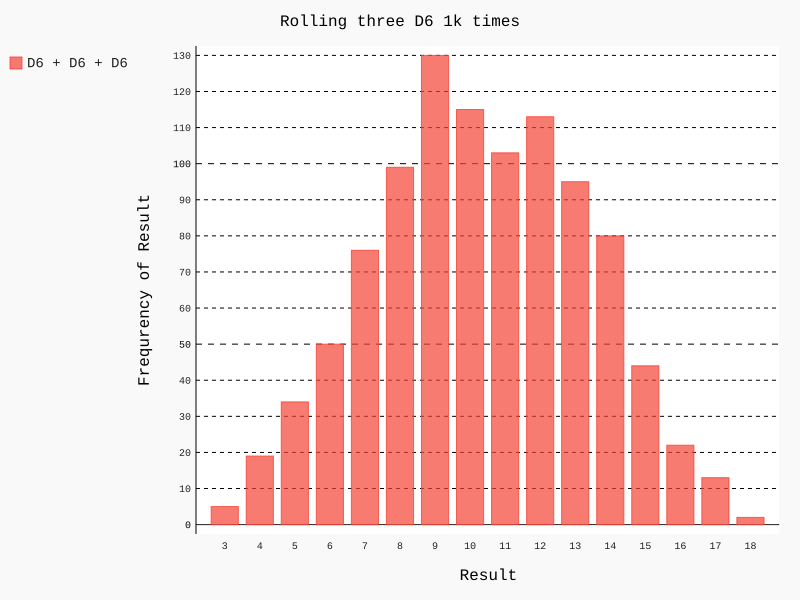

This figure's Python source:
#15-8
from die import Die
import pygal

die_1 = Die(6)
die_2 = Die(6)
die_3 = Die(6)

results=[]
for roll in range(1000):
    result = die_1.roll() + die_2.roll() + die_3.roll()
    results.append(result)

#analyze results
frequencies = []
max_results = die_1.num_sides + die_2.num_sides + die_3.num_sides
for value in range(3, max_results +1): 
    frequency = results.count(value) #count how offten appears each combination value
    frequencies.append(frequency)    

#visualize results
hist = pygal.Bar()

hist.title = "Rolling three D6 1k times"
hist.x_labels = range(3, max_results+1)
hist.x_title = "Result"
hist.y_title = "Frequrency of Result"

hist.add("D6 + D6 + D6", frequencies)
hist.render_to_file('3dice_visual.svg')
